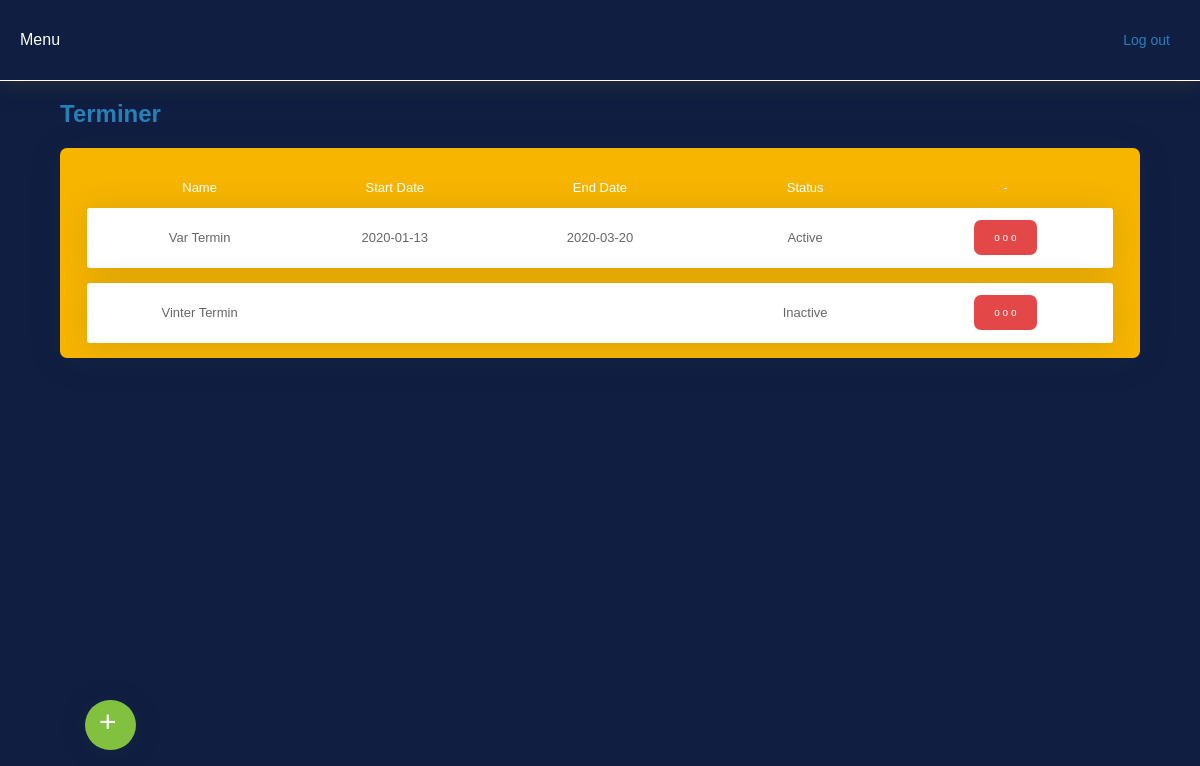
Screenshot of /admin/periods.php (signed in) with the database file from the repository.
### tables this page shows
CREATE TABLE `term` (
  `id_term` int(11) NOT NULL,
  `date` date DEFAULT NULL,
  `type` varchar(255) DEFAULT NULL,
  `term_name` varchar(255) DEFAULT NULL,
  `term_start` date DEFAULT NULL,
  `term_stop` date DEFAULT NULL,
  `status` int(11) DEFAULT NULL
);

### inc/funciones.php (called while the page is built, shortened)
	<?php
function status($status)
{
	if ($status == 1) return "Active";
	return "Inactive";
}
			?>

### admin/inc/periods_list.php (the view, shortened to what this page needs)
<?php
$query_DatosPeriod = sprintf("SELECT * FROM term ORDER BY id_term ASC");
$DatosPeriod = mysqli_query($con, $query_DatosPeriod) or die(mysqli_error($con));
$row_DatosPeriod = mysqli_fetch_assoc($DatosPeriod);
?>
<div class="user_div">
<table width="100%" cellspacing="0" class="table_user" style="background-color: #F7B500;margin: 20px auto 0; ">
    <tr height="40" style="color: #FFF;">
        <td width="20%" nowrap="nowrap" align="center" style="padding: 0 0 0 20px; border-bottom: 1px solid #F7B500;">Name</td>
        <td width="20%" nowrap="nowrap" align="center" style="padding: 0 0 0 0; border-bottom: 1px solid #F7B500;">Start Date</td>
        <td width="20%" nowrap="nowrap" align="center" style="padding: 0 0 0 0; border-bottom: 1px solid #F7B500;">End Date</td>
        <td width="20%" nowrap="nowrap" align="center" style="padding: 0 0 0 0; border-bottom: 1px solid #F7B500;">Status</td>
        <td width="20%" nowrap="nowrap" align="center" style="padding: 0 10px 0 0; border-bottom: 1px solid #F7B500;">-</td>
    </tr>
</table>
    <?php if ($row_DatosPeriod > 0) {  ?>
    <?php do { ?>
<table width="100%" cellspacing="0" class="table_user" style="margin: 0 auto 15px; box-shadow: 0 .15rem 2rem 0 rgba(58,59,69,.15)!important;">
    <tr class="line" height="60">
        <td width="20%" nowrap="nowrap" align="center" style="padding: 0 0 0 20px;"><?php echo $row_DatosPeriod['term_name']; ?></td>
        <td width="20%" nowrap="nowrap" align="center" style="padding: 0 0 0 0;"><?php echo $row_DatosPeriod['term_start']; ?></td>
        <td width="20%" nowrap="nowrap" align="center" style="padding: 0 0 0 0;"><?php echo $row_DatosPeriod['term_stop']; ?></td>
        <td width="20%" nowrap="nowrap" align="center" style="padding: 0 0 0 0;"><?php echo status($row_DatosPeriod['status']); ?></td>
        <td width="20%" nowrap="nowrap" align="center" style="padding: 0 10px 0 0;">
            <div class="arternative">
                <button class="artbtn">o o o</button>
            </div>
        </td>
    </tr>
    <?php } while ($row_DatosPeriod = mysqli_fetch_assoc($DatosPeriod));
    }
    else
    {  ?>
    <?php } ?>
</table>
</div>
<div onclick="location='periods.php?new=1'" class="flying_button">+</div>

### admin/css/style_adm.css (style rules this page uses)
body { margin:0 auto; padding:0; font-family: 'Lucida Sans', 'Lucida Sans Regular', 'Lucida Grande', 'Lucida Sans Unicode', Geneva, Verdana, sans-serif; background-color: #0F1E41; }
.table_user { width: 95%; background-color: #FFF; font-size: 13px; border-radius: 3px; }
.line { color: #666; }
.user_div { width: 90%; overflow: auto; background-color: #F7B500; margin: 0px auto 110px; border-radius: 7px; box-shadow: 0 .15rem 2rem 0 rgba(58,59,69,.15)!important; }
.flying_button { width: 20px; height: 40px; padding: 5px 17px 5px 14px; border-radius: 25px; background-color: #82C040; color: #FFF; box-shadow: 0 .15rem 1.75rem 0 rgba(58,59,69,.15)!important; font-size: 30px; position: fixed; left: 85px; bottom: 50px; cursor: pointer; }
.artbtn { background-color: #E34747; color: white; padding: 12px 20px; border-radius: 7px; font-size: 16px; border: none; cursor: pointer; font-size: 10px; }
.arternative { display: inline-block; }

### rows the page displays
term: term_name "Var Termin", term_start "2020-01-13", term_stop "2020-03-20", status "Active"
term: term_name "Vinter Termin", status "Inactive"
